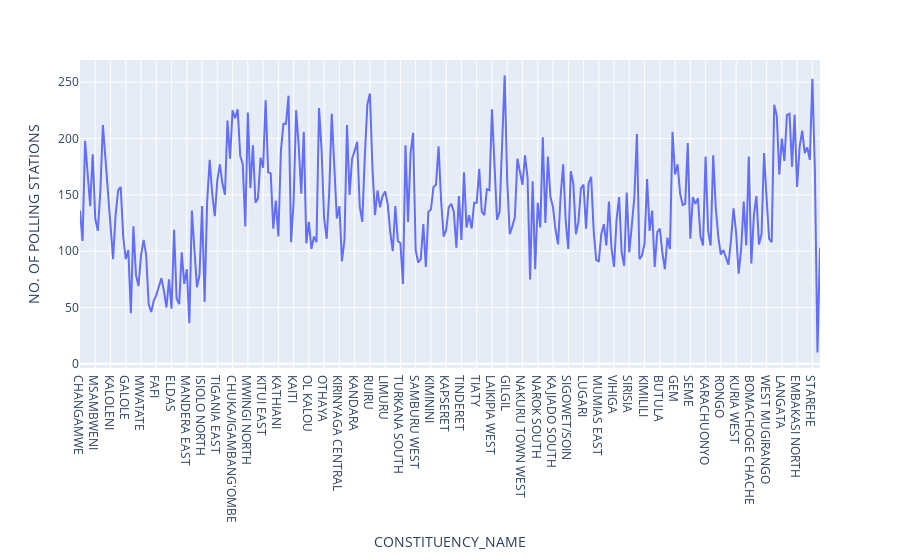

Source (notebook cell):
### Code cell
px.line(voters, x='CONSTITUENCY_NAME', y='NO. OF POLLING STATIONS')

### Figure 1 — Plotly figure (JSON) as saved in the notebook; plotly's stock layout.template omitted (floating-point values rounded to 4 significant figures; data arrays with more than 128 entries replaced by an {"elided": "..."} marker saying what was removed)
{"data": [{"hovertemplate": "CONSTITUENCY_NAME=%{x}<br>NO. OF POLLING STATIONS=%{y}<extra></extra>", "legendgroup": "", "line": {"color": "#636efa", "dash": "solid"}, "marker": {"symbol": "circle"}, "mode": "lines", "name": "", "orientation": "v", "showlegend": false, "type": "scatter", "x": {"elided": "292 str values"}, "xaxis": "x", "y": {"elided": "292 int values"}, "yaxis": "y"}], "layout": {"legend": {"tracegroupgap": 0}, "margin": {"t": 60}, "xaxis": {"anchor": "y", "domain": [0, 1], "title": {"text": "CONSTITUENCY_NAME"}}, "yaxis": {"anchor": "x", "domain": [0, 1], "title": {"text": "NO. OF POLLING STATIONS"}}}}
